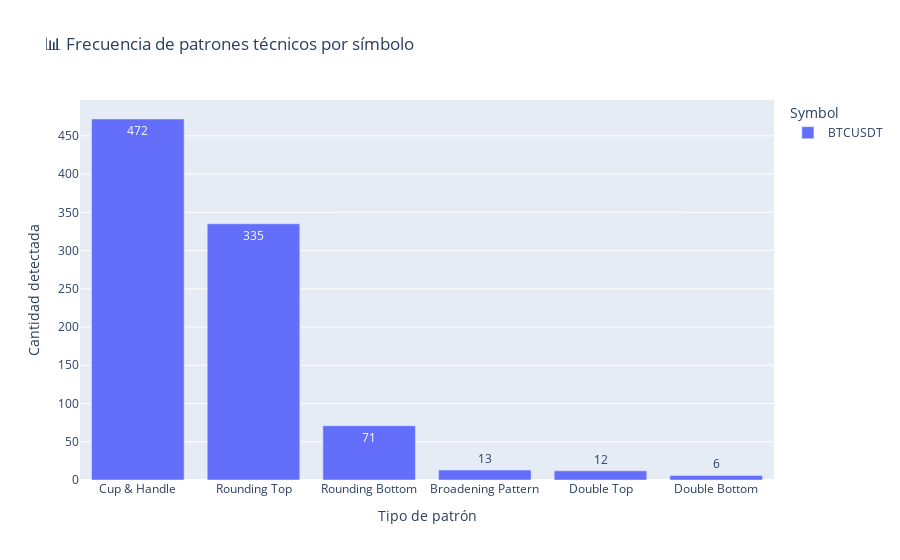

Here is the notebook cell this chart was saved with:
### Code cell
# ==========================================================
# 🧩 BLOQUE 6 — Análisis macro de patrones por símbolo
# ==========================================================

def resumen_global_patrones(datasets_proc):
    """
    Recibe un diccionario de DataFrames con columna 'pattern'
    y genera un resumen consolidado de ocurrencias por símbolo.
    """
    resumenes = []
    for sym, df in datasets_proc.items():
        if "pattern" not in df.columns:
            continue
        det = df.loc[df["pattern"].notna(), ["Open time", "pattern"]].copy()
        det["Symbol"] = sym
        if det.empty:
            continue
        resumen = (
            det.groupby(["Symbol", "pattern"])
            .agg(
                N_apariciones=("pattern", "count"),
                Primera_fecha=("Open time", "min"),
                Ultima_fecha=("Open time", "max")
            )
            .reset_index()
        )
        resumenes.append(resumen)

    if not resumenes:
        print("⚠️ No hay patrones detectados en los datasets.")
        return pd.DataFrame()

    resumen_global = pd.concat(resumenes, ignore_index=True)
    resumen_global = resumen_global.sort_values(["Symbol", "N_apariciones"], ascending=[True, False])
    print(f"✅ Resumen global generado para {resumen_global['Symbol'].nunique()} símbolos.")
    return resumen_global


# ==========================================================
# 📈 Ejemplo de uso
# ==========================================================
# Si tus datasets procesados (con indicadores + patrones) están en `datasets_proc`
# por ahora, podemos probar solo con BTC para validar
datasets_proc = {"BTCUSDT": df_btc_patterns}

resumen_all = resumen_global_patrones(datasets_proc)
display(resumen_all)

# ==========================================================
# 📊 Visualización rápida (opcional)
# ==========================================================
import plotly.express as px

fig = px.bar(
    resumen_all,
    x="pattern",
    y="N_apariciones",
    color="Symbol",
    barmode="group",
    text_auto=True,
    title="📊 Frecuencia de patrones técnicos por símbolo",
)
fig.update_layout(xaxis_title="Tipo de patrón", yaxis_title="Cantidad detectada")
fig.show()

### Figure 1 — Plotly figure (JSON) as saved in the notebook; plotly's stock layout.template omitted (floating-point values rounded to 4 significant figures)
{"data": [{"alignmentgroup": "True", "hovertemplate": "Symbol=BTCUSDT<br>pattern=%{x}<br>N_apariciones=%{y}<extra></extra>", "legendgroup": "BTCUSDT", "marker": {"color": "#636efa", "pattern": {"shape": ""}}, "name": "BTCUSDT", "offsetgroup": "BTCUSDT", "orientation": "v", "showlegend": true, "textposition": "auto", "texttemplate": "%{y}", "type": "bar", "x": ["Cup & Handle", "Rounding Top", "Rounding Bottom", "Broadening Pattern", "Double Top", "Double Bottom"], "xaxis": "x", "y": [472, 335, 71, 13, 12, 6], "yaxis": "y"}], "layout": {"barmode": "group", "legend": {"title": {"text": "Symbol"}, "tracegroupgap": 0}, "title": {"text": "📊 Frecuencia de patrones técnicos por símbolo"}, "xaxis": {"anchor": "y", "domain": [0, 1], "title": {"text": "Tipo de patrón"}}, "yaxis": {"anchor": "x", "domain": [0, 1], "title": {"text": "Cantidad detectada"}}}}
